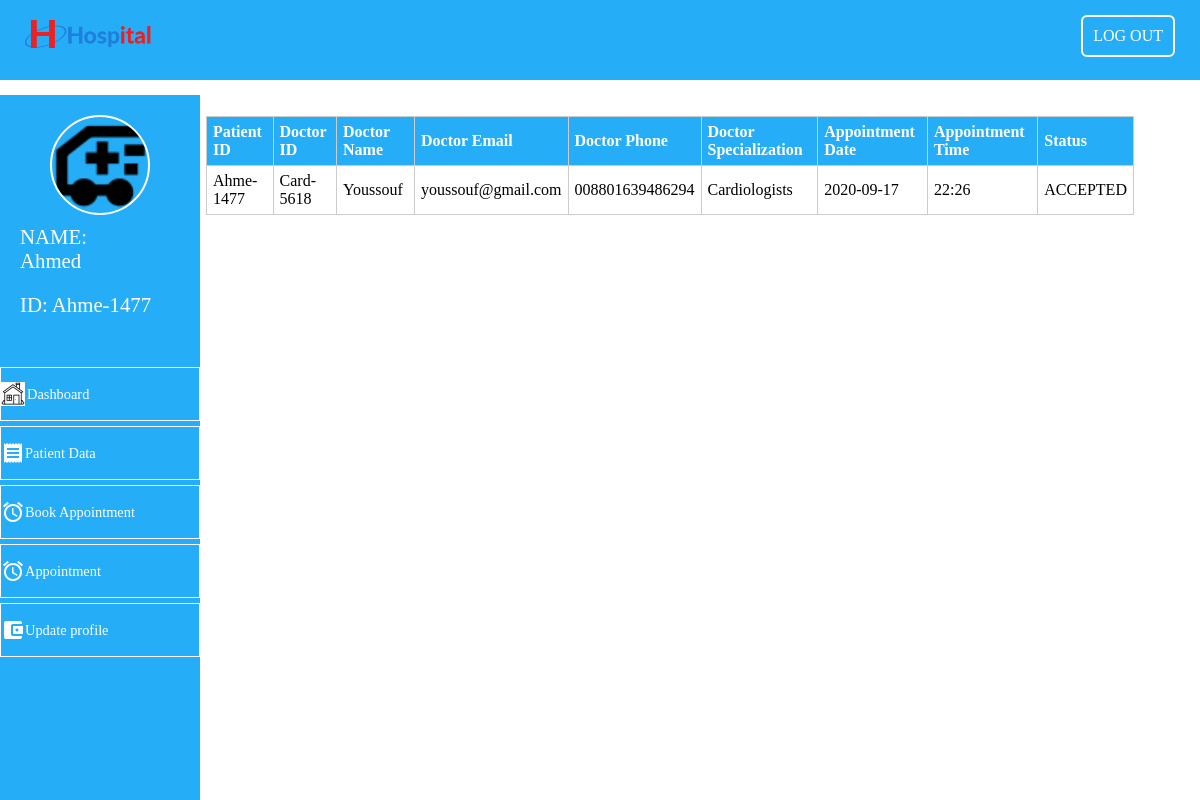
The app's page /patient/AppointmentHistory (signed in) with its own data.
### tables this page shows
CREATE TABLE `appointment_user` (
  `patient_id` varchar(255) NOT NULL,
  `patient_name` varchar(255) NOT NULL,
  `email` varchar(255) NOT NULL,
  `phone` varchar(255) NOT NULL
);

CREATE TABLE `appointment` (
  `id` int(11) NOT NULL,
  `patient_id` varchar(255) NOT NULL,
  `doctor_id` varchar(255) NOT NULL,
  `doctor_name` varchar(255) NOT NULL,
  `doctor_email` varchar(255) NOT NULL,
  `doctor_phone` varchar(255) NOT NULL,
  `doctor_specialization` varchar(255) NOT NULL,
  `Appointment_date` date NOT NULL,
  `Appointment_time` varchar(200) NOT NULL,
  `status` varchar(200) NOT NULL
);

### app/controllers/Patient.php (called while the page is built, shortened)
<?php
    class Patient extends Controller{
        public function __construct(){
            $this->patientModel = $this->model('Patients');
        }
        public function AppointmentHistory(){
            $appointments =
                $this->patientModel->getAppointments($_SESSION['current_patient']->id);
                $data = [
                    'appointments' => $appointments
                ];
                $this->view('patient/appointmentHistory',$data);
        }
    }
?>

### app/libraries/Core.php (called while the page is built, shortened)
<?php
    class Core{
        protected $currentMethod = 'index';
        public function __construct(){
            $url = $this->getUrl();
            if(file_exists('../app/controllers/'.ucwords($url[0]).'.php')){
                unset($url[0]);
            }
            $this->currentController = new $this->currentController;
            if(isset($url[1])){
                if(method_exists($this->currentController,$url[1])){
                    $this->currentMethod = $url[1];
                    unset($url[1]);
                }
            }
            $this->param = $url ? array_values($url) : [];
            call_user_func_array([$this->currentController,$this->currentMethod],$this->param);
        }
        public function getUrl(){
            if(isset($_GET['url'])){
                $url = rtrim($_GET['url'],'/');
                $url = filter_var($url,FILTER_SANITIZE_URL);
                $url = explode('/',$url);
                return $url;
            }
        }
    }
?>

### public/index.php (called while the page is built, shortened)
<?php
    $init = new Core();
?>

### app/libraries/Database.php (called while the page is built, shortened)
<?php
    class Database{
        private $host = DB_HOST;
        private $user = DB_USER;
        private $pass = DB_PASS;
        private $dbname = DB_NAME;
        private $dbh;
        private $stm;
        public function __construct(){
            try{
                $dsn = 'mysql:host=' . $this->host . ';dbname=' . $this->dbname;
                $options = array(
                    PDO::ATTR_PERSISTENT => true,
                    PDO::ATTR_ERRMODE => PDO::ERRMODE_EXCEPTION
                  );
                $this->dbh = new PDO($dsn,$this->user,$this->pass,$options);
            }catch(PDOException $e){
                $this->error = $e->getMessage();
                echo $this->error;
            }
        }
        public function query($sql){
            $this->stm = $this->dbh->prepare($sql);
        }
        public function bind($param,$value,$type = null){
            if(is_null($type)){
                switch(true){
                  default:
                    $type = PDO::PARAM_STR;
                }
              }
              $this->stm->bindValue($param, $value, $type);
        }
        public function execute(){
            return $this->stm->execute();
        }
        public function resultSet(){
            $this->execute();
            return $this->stm->fetchAll(PDO::FETCH_OBJ);
        }
    }
?>

### app/models/Patients.php (called while the page is built, shortened)
<?php
    class Patients{
        private $db;
        public function __construct(){
            $this->db = new Database;
        }
        public function getAppointments($id){
            $this->db->query('SELECT appointment_user.patient_id,
            appointment.doctor_id,appointment.doctor_name,appointment.doctor_email,
            appointment.doctor_phone,appointment.doctor_specialization,
            appointment.Appointment_date,appointment.Appointment_time,
            appointment.status
            FROM appointment_user,appointment
            WHERE appointment_user.patient_id = appointment.patient_id
            AND appointment.patient_id = :id');
            $this->db->bind(':id',$id);
            $records = $this->db->resultSet();
            if($records){
                return $records;
            }else{
                return false;
            }
        }
    }
?>

### app/views/patient/appointmentHistory.php (the view, shortened to what this page needs)
<?php require APPROOT . '/views/inc/header.php'; ?>
<!DOCTYPE html>
<html lang="en">
    <head>
    </head>
    <body id="body">
            <?php require 'sidemenu/header.php';?>
                <section class="sidebar-content">
                    <table class="table">
                        <tr>
                            <th>Patient ID</th>
                            <th>Doctor ID</th>
                            <th>Doctor Name</th>
                            <th>Doctor Email</th>
                            <th>Doctor Phone</th>
                            <th>Doctor Specialization</th>
                            <th>Appointment Date</th>
                            <th>Appointment Time</th>
                            <th>Status</th>
                        </tr>
                        <?php if($data['appointments']) : ?>
                            <?php foreach($data['appointments'] as $appointment) : ?>
                            <tr>
                                <td><?php echo $appointment->patient_id;?></td>
                                <td><?php echo $appointment->doctor_id;?></td>
                                <td><?php echo $appointment->doctor_name;?></td>
                                <td><?php echo $appointment->doctor_email;?></td>
                                <td><?php echo $appointment->doctor_phone;?></td>
                                <td><?php echo $appointment->doctor_specialization;?></td>
                                <td><?php echo $appointment->Appointment_date;?></td>
                                <td><?php echo $appointment->Appointment_time;?></td>
                                <td><?php echo $appointment->status;?>
                            </tr>
                            <?php endforeach; ?>
                        <?php endif;?>
                    </table>
                </section>
            <?php require 'sidemenu/footer.php';?>
    </body>
</html>
<?php require APPROOT . '/views/inc/footer.php'; ?>

### public/css/style.css (style rules this page uses)
* { box-sizing: border-box; margin: 0; padding: 0; }
body { background-color: white; }
.sidebar-content { display: block; margin-left: 190px; padding: 16px 16px; color: black; width: 80%; margin-top: 20px; }
.table { width:100%; border-collapse: collapse; }
.table tr:nth-of-type(odd) { background:#eee; }
.table th { background:rgb(37, 174, 247); color:white; font-weight:bold; }
.table td,.table th { padding:6px; border: 1px solid #ccc; text-align: left; }

### records on screen
appointment_user: patient_id "Ahme-1477", appointment.doctor_id "Card-5618", appointment.doctor_name "Youssouf", appointment.doctor_email "youssouf@gmail.com", appointment.doctor_phone "008801639486294", appointment.doctor_specialization "Cardiologists", appointment.Appointment_date "2020-09-17", appointment.Appointment_time "22:26", appointment.status "ACCEPTED"

### other values on screen
$_SESSION['current_patient']->firstName "Ahmed"
$_SESSION['current_patient']->id "Ahme-1477"
